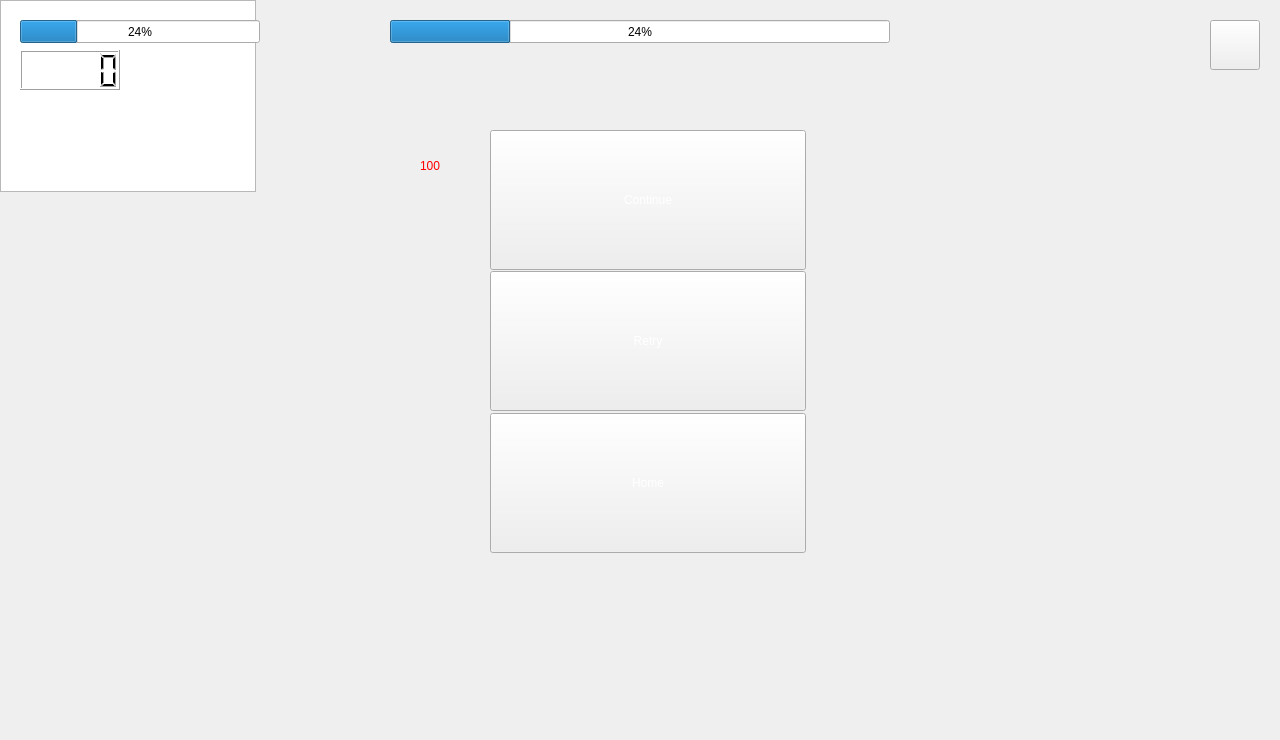
<?xml version="1.0" encoding="UTF-8"?>
<ui version="4.0">
 <class>Level1</class>
 <widget class="QWidget" name="Level1">
  <property name="geometry">
   <rect>
    <x>0</x>
    <y>0</y>
    <width>1280</width>
    <height>740</height>
   </rect>
  </property>
  <property name="minimumSize">
   <size>
    <width>1280</width>
    <height>740</height>
   </size>
  </property>
  <property name="maximumSize">
   <size>
    <width>1280</width>
    <height>740</height>
   </size>
  </property>
  <property name="windowTitle">
   <string>Form</string>
  </property>
  <property name="windowIcon">
   <iconset>
    <normaloff>:/images/wallpaper.png</normaloff>:/images/wallpaper.png</iconset>
  </property>
  <widget class="QGraphicsView" name="graphicsView">
   <property name="geometry">
    <rect>
     <x>0</x>
     <y>0</y>
     <width>256</width>
     <height>192</height>
    </rect>
   </property>
  </widget>
  <widget class="QProgressBar" name="progressBar">
   <property name="geometry">
    <rect>
     <x>20</x>
     <y>20</y>
     <width>240</width>
     <height>23</height>
    </rect>
   </property>
   <property name="styleSheet">
    <string notr="true"/>
   </property>
   <property name="value">
    <number>24</number>
   </property>
  </widget>
  <widget class="QLCDNumber" name="score">
   <property name="geometry">
    <rect>
     <x>20</x>
     <y>50</y>
     <width>100</width>
     <height>40</height>
    </rect>
   </property>
   <property name="styleSheet">
    <string notr="true">border-color: rgb(255, 0, 0);
border-top-color: rgb(255, 0, 0);
gridline-color: rgb(255, 0, 0);
selection-background-color: rgb(255, 0, 0);</string>
   </property>
   <property name="digitCount">
    <number>5</number>
   </property>
   <property name="intValue" stdset="0">
    <number>0</number>
   </property>
  </widget>
  <widget class="QProgressBar" name="progressBar_2">
   <property name="geometry">
    <rect>
     <x>390</x>
     <y>20</y>
     <width>500</width>
     <height>23</height>
    </rect>
   </property>
   <property name="styleSheet">
    <string notr="true"/>
   </property>
   <property name="value">
    <number>24</number>
   </property>
  </widget>
  <widget class="QPushButton" name="stop">
   <property name="geometry">
    <rect>
     <x>1210</x>
     <y>20</y>
     <width>50</width>
     <height>50</height>
    </rect>
   </property>
   <property name="styleSheet">
    <string notr="true">border-image: url(:/images/stop.png);</string>
   </property>
   <property name="text">
    <string/>
   </property>
  </widget>
  <widget class="QPushButton" name="cont">
   <property name="geometry">
    <rect>
     <x>490</x>
     <y>130</y>
     <width>316</width>
     <height>140</height>
    </rect>
   </property>
   <property name="styleSheet">
    <string notr="true">border-image: url(:/images/continue.png);
color: rgb(255, 255, 255);
font: 20pt &quot;MV Boli&quot;;</string>
   </property>
   <property name="text">
    <string>Continue</string>
   </property>
  </widget>
  <widget class="QPushButton" name="retry">
   <property name="geometry">
    <rect>
     <x>490</x>
     <y>271</y>
     <width>316</width>
     <height>140</height>
    </rect>
   </property>
   <property name="styleSheet">
    <string notr="true">border-image: url(:/images/retry.png);
color: rgb(255, 255, 255);
font: 20pt &quot;MV Boli&quot;;</string>
   </property>
   <property name="text">
    <string>Retry</string>
   </property>
  </widget>
  <widget class="QPushButton" name="home">
   <property name="geometry">
    <rect>
     <x>490</x>
     <y>413</y>
     <width>316</width>
     <height>140</height>
    </rect>
   </property>
   <property name="styleSheet">
    <string notr="true">border-image: url(:/images/home.png);
color: rgb(255, 255, 255);
font: 20pt &quot;MV Boli&quot;;</string>
   </property>
   <property name="text">
    <string>Home</string>
   </property>
  </widget>
  <widget class="QLabel" name="showScore">
   <property name="geometry">
    <rect>
     <x>420</x>
     <y>90</y>
     <width>531</width>
     <height>151</height>
    </rect>
   </property>
   <property name="styleSheet">
    <string notr="true">font: 30pt &quot;Papyrus&quot;;
color: rgb(255, 0, 0);</string>
   </property>
   <property name="text">
    <string>100</string>
   </property>
   <property name="buddy">
    <cstring></cstring>
   </property>
  </widget>
 </widget>
 <resources/>
 <connections/>
</ui>
